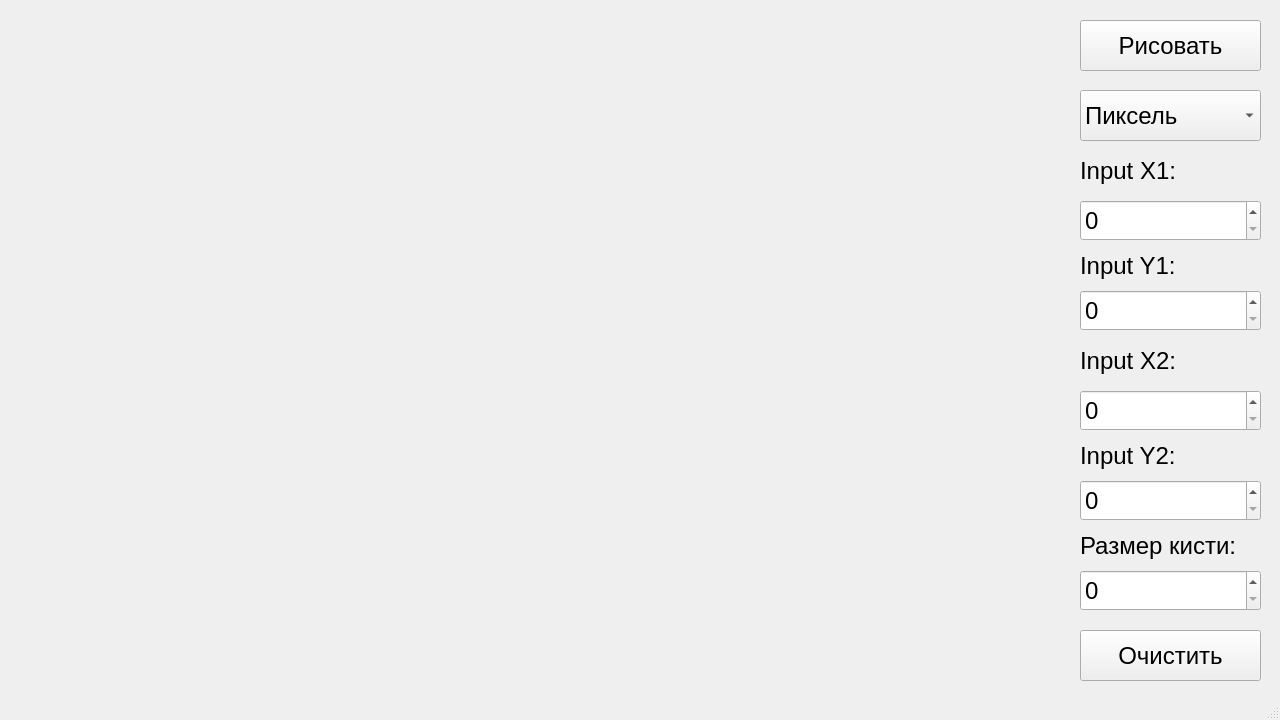
<?xml version="1.0" encoding="UTF-8"?>
<ui version="4.0">
 <class>MainWindow</class>
 <widget class="QMainWindow" name="MainWindow">
  <property name="geometry">
   <rect>
    <x>0</x>
    <y>0</y>
    <width>1280</width>
    <height>720</height>
   </rect>
  </property>
  <property name="windowTitle">
   <string>MainWindow</string>
  </property>
  <widget class="QWidget" name="centralWidget">
   <widget class="myWidget" name="widget" native="true">
    <property name="geometry">
     <rect>
      <x>10</x>
      <y>10</y>
      <width>1060</width>
      <height>660</height>
     </rect>
    </property>
   </widget>
   <widget class="QPushButton" name="pushButton_draw">
    <property name="geometry">
     <rect>
      <x>1080</x>
      <y>20</y>
      <width>181</width>
      <height>51</height>
     </rect>
    </property>
    <property name="font">
     <font>
      <pointsize>18</pointsize>
     </font>
    </property>
    <property name="text">
     <string>Рисовать</string>
    </property>
   </widget>
   <widget class="QComboBox" name="comboBox_option">
    <property name="geometry">
     <rect>
      <x>1080</x>
      <y>90</y>
      <width>181</width>
      <height>51</height>
     </rect>
    </property>
    <property name="font">
     <font>
      <pointsize>18</pointsize>
     </font>
    </property>
    <item>
     <property name="text">
      <string>Пиксель</string>
     </property>
    </item>
    <item>
     <property name="text">
      <string>Линия</string>
     </property>
    </item>
   </widget>
   <widget class="QLabel" name="label_inputX_1">
    <property name="geometry">
     <rect>
      <x>1080</x>
      <y>155</y>
      <width>131</width>
      <height>31</height>
     </rect>
    </property>
    <property name="font">
     <font>
      <pointsize>18</pointsize>
     </font>
    </property>
    <property name="text">
     <string>Input X1:</string>
    </property>
   </widget>
   <widget class="QLabel" name="label_inputY_1">
    <property name="geometry">
     <rect>
      <x>1080</x>
      <y>250</y>
      <width>131</width>
      <height>31</height>
     </rect>
    </property>
    <property name="font">
     <font>
      <pointsize>18</pointsize>
     </font>
    </property>
    <property name="text">
     <string>Input Y1:</string>
    </property>
   </widget>
   <widget class="QSpinBox" name="spinBox_inputX_1">
    <property name="geometry">
     <rect>
      <x>1080</x>
      <y>200</y>
      <width>181</width>
      <height>41</height>
     </rect>
    </property>
    <property name="font">
     <font>
      <pointsize>18</pointsize>
     </font>
    </property>
   </widget>
   <widget class="QSpinBox" name="spinBox_inputY_1">
    <property name="geometry">
     <rect>
      <x>1080</x>
      <y>290</y>
      <width>181</width>
      <height>41</height>
     </rect>
    </property>
    <property name="font">
     <font>
      <pointsize>18</pointsize>
     </font>
    </property>
   </widget>
   <widget class="QLabel" name="label_inputY_2">
    <property name="geometry">
     <rect>
      <x>1080</x>
      <y>440</y>
      <width>131</width>
      <height>31</height>
     </rect>
    </property>
    <property name="font">
     <font>
      <pointsize>18</pointsize>
     </font>
    </property>
    <property name="text">
     <string>Input Y2:</string>
    </property>
   </widget>
   <widget class="QLabel" name="label_inputX_2">
    <property name="geometry">
     <rect>
      <x>1080</x>
      <y>345</y>
      <width>131</width>
      <height>31</height>
     </rect>
    </property>
    <property name="font">
     <font>
      <pointsize>18</pointsize>
     </font>
    </property>
    <property name="text">
     <string>Input X2:</string>
    </property>
   </widget>
   <widget class="QSpinBox" name="spinBox_inputY_2">
    <property name="geometry">
     <rect>
      <x>1080</x>
      <y>480</y>
      <width>181</width>
      <height>41</height>
     </rect>
    </property>
    <property name="font">
     <font>
      <pointsize>18</pointsize>
     </font>
    </property>
   </widget>
   <widget class="QSpinBox" name="spinBox_inputX_2">
    <property name="geometry">
     <rect>
      <x>1080</x>
      <y>390</y>
      <width>181</width>
      <height>41</height>
     </rect>
    </property>
    <property name="font">
     <font>
      <pointsize>18</pointsize>
     </font>
    </property>
   </widget>
   <widget class="QPushButton" name="pushButton_clear">
    <property name="geometry">
     <rect>
      <x>1080</x>
      <y>630</y>
      <width>181</width>
      <height>51</height>
     </rect>
    </property>
    <property name="font">
     <font>
      <pointsize>18</pointsize>
     </font>
    </property>
    <property name="text">
     <string>Очистить</string>
    </property>
   </widget>
   <widget class="QSpinBox" name="spinBox_inputWidth">
    <property name="geometry">
     <rect>
      <x>1080</x>
      <y>570</y>
      <width>181</width>
      <height>41</height>
     </rect>
    </property>
    <property name="font">
     <font>
      <pointsize>18</pointsize>
     </font>
    </property>
   </widget>
   <widget class="QLabel" name="label_inputY_3">
    <property name="geometry">
     <rect>
      <x>1080</x>
      <y>530</y>
      <width>201</width>
      <height>31</height>
     </rect>
    </property>
    <property name="font">
     <font>
      <pointsize>18</pointsize>
     </font>
    </property>
    <property name="text">
     <string>Размер кисти:</string>
    </property>
   </widget>
  </widget>
  <widget class="QMenuBar" name="menuBar">
   <property name="geometry">
    <rect>
     <x>0</x>
     <y>0</y>
     <width>1280</width>
     <height>25</height>
    </rect>
   </property>
  </widget>
  <widget class="QStatusBar" name="statusBar"/>
 </widget>
 <layoutdefault spacing="6" margin="11"/>
 <customwidgets>
  <customwidget>
   <class>myWidget</class>
   <extends>QWidget</extends>
   <header location="global">mywidget.h</header>
   <container>1</container>
  </customwidget>
 </customwidgets>
 <resources/>
 <connections/>
</ui>
